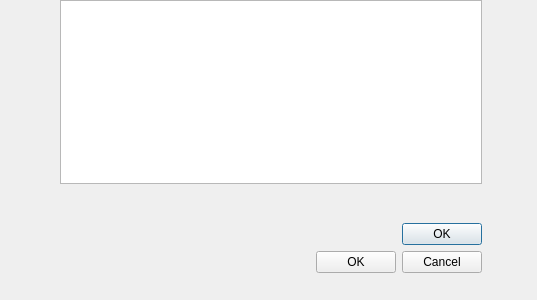
<?xml version="1.0" encoding="UTF-8"?>
<ui version="4.0">
 <class>Dial</class>
 <widget class="QDialog" name="Dial">
  <property name="geometry">
   <rect>
    <x>0</x>
    <y>0</y>
    <width>537</width>
    <height>300</height>
   </rect>
  </property>
  <property name="windowTitle">
   <string>Dialog</string>
  </property>
  <widget class="QWidget" name="layoutWidget">
   <property name="geometry">
    <rect>
     <x>60</x>
     <y>0</y>
     <width>422</width>
     <height>273</height>
    </rect>
   </property>
   <layout class="QHBoxLayout" name="horizontalLayout">
    <item>
     <layout class="QVBoxLayout" name="verticalLayout">
      <item>
       <layout class="QGridLayout" name="gridLayout"/>
      </item>
      <item>
       <widget class="QListWidget" name="listWidget"/>
      </item>
      <item>
       <spacer name="verticalSpacer">
        <property name="orientation">
         <enum>Qt::Vertical</enum>
        </property>
        <property name="sizeHint" stdset="0">
         <size>
          <width>20</width>
          <height>40</height>
         </size>
        </property>
       </spacer>
      </item>
      <item>
       <widget class="QDialogButtonBox" name="buttonBox_2">
        <property name="standardButtons">
         <set>QDialogButtonBox::Ok</set>
        </property>
       </widget>
      </item>
      <item>
       <widget class="QDialogButtonBox" name="buttonBox_3">
        <property name="orientation">
         <enum>Qt::Horizontal</enum>
        </property>
        <property name="standardButtons">
         <set>QDialogButtonBox::Cancel|QDialogButtonBox::Ok</set>
        </property>
       </widget>
      </item>
     </layout>
    </item>
   </layout>
  </widget>
 </widget>
 <resources/>
 <connections/>
</ui>
